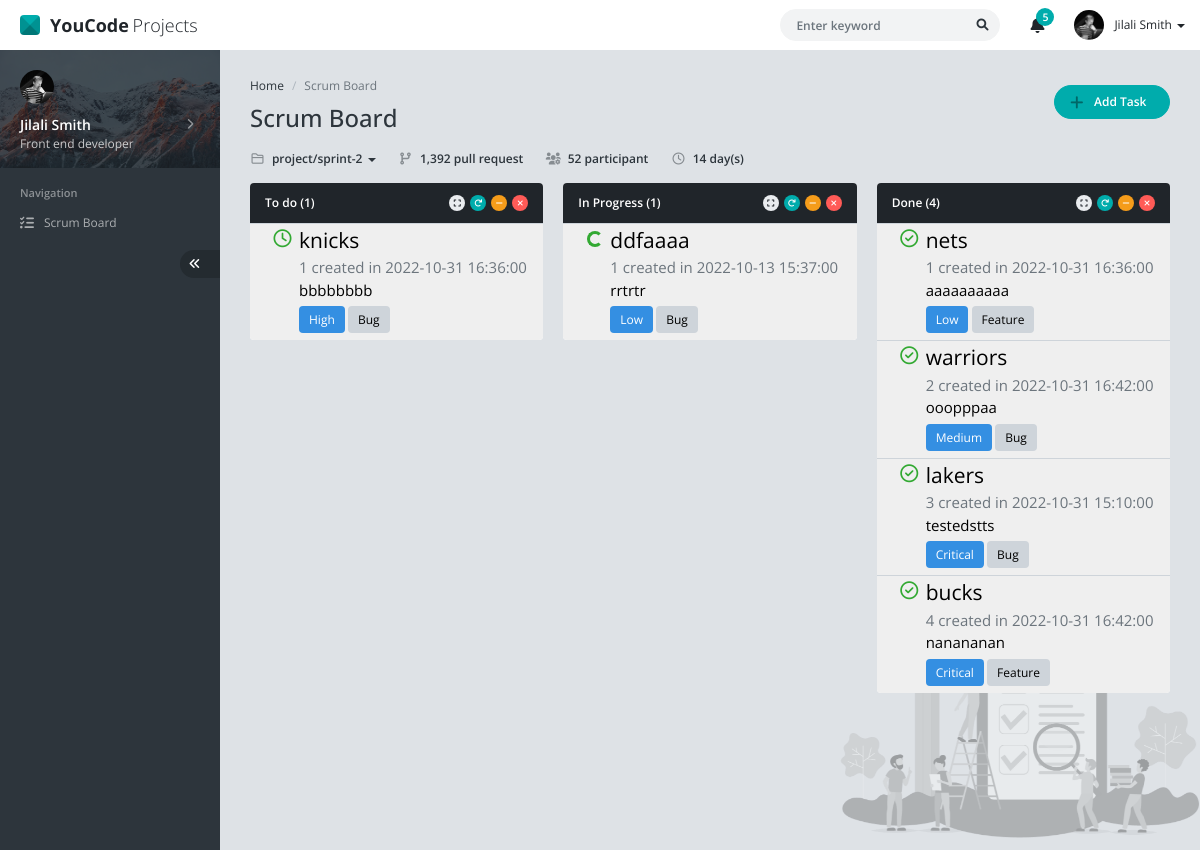
The page / on the database its author committed.
### tables this page shows
CREATE TABLE `tasks` (
  `id` int(11) NOT NULL,
  `title` varchar(255) NOT NULL,
  `type_id` int(11) NOT NULL,
  `priority_id` int(11) NOT NULL,
  `status_id` int(11) NOT NULL,
  `task_datetime` datetime NOT NULL,
  `description` text NOT NULL
);

CREATE TABLE `statuses` (
  `id` int(11) NOT NULL,
  `name` varchar(255) NOT NULL
);

CREATE TABLE `priorities` (
  `id` int(11) NOT NULL,
  `name` varchar(255) NOT NULL
);

CREATE TABLE `types` (
  `id` int(11) NOT NULL,
  `name` varchar(255) NOT NULL
);

### scripts.php (the view, shortened to what this page needs)
<?php
function getTasks($status)
{
    $index = 1;
    require('database.php');
    $requete = "SELECT t.id,t.title,t.task_datetime  ,t.description,ty.id as tyid,ty.name as types,p.id as idP, p.name as priorities,stt.id as sttid,stt.name as statuses
    FROM tasks as t,types as ty ,statuses as stt , priorities as p
    WHERE t.type_id=ty.id AND t.priority_id=p.id AND t.status_id=stt.id;";
    $query = mysqli_query($connc, $requete);
    while ($row = mysqli_fetch_assoc($query)) {
        if ($row['statuses'] == $status) {
            if ($row["statuses"]== "To Do") {
                $icon = "fa-regular fa-clock ms-10px";
            };
            if ($row["statuses"] == "In Progress") {
                $icon = "spinner-border spinner-border-sm ms-10px";
            };
            if ($row["statuses"] == "Done") {
                $icon = "fa-regular fa-circle-check ms-10px";
            };
                $id = $row['id'];
                echo '<button class="d-flex w-100 border-0 border-top"  href="#modal-task" data-bs-toggle="modal" onclick="edit(' . $id . ')" data-status =' . $row["sttid"] . ' id=' . $row['id'] . '>
                    <div class="text-green fs-4 px-2">
                        <i class="' . $icon . '"></i>
                    </div>
                    <div class="text-start ">
                        <div class="fs-3 " id="title' . $id . '" data="' . $row['title'] . '">' . $row['title'] . '</div>
                        <div class="">
                            <div class="fs-5 text-gray" id="date' . $id . '" date="' . $row['task_datetime'] . '">' . $index++ . ' created in ' . $row['task_datetime'] . '</div>
                            <div class="fs-5" id="description' . $id . '" desc="' . $row['description'] . '">' . $row['description'] . '</div>
                        </div>
                        <div class="my-10px">
                            <span class="bg-blue-500 p-5px px-10px text-white rounded-2" id="priority' . $id . '" priority="' . $row['idP'] . '">' . $row['priorities'] . '</span>
                            <span class="bg-gray-400 p-5px px-10px text-black rounded-2" id="type' . $id . '" type="' . $row['tyid'] . '">' .$row['types']. '</span>
                        </div>
                    </div>
                </button>';
            }
    }
}
function counthg($nb)
{
    include('database.php');
    $requete = "SELECT  COUNT(*) As nbrow from tasks where status_id=$nb";
    $query=mysqli_query($connc, $requete);
    $row=mysqli_fetch_assoc($query);
    echo $row['nbrow'];
}

### index.php (shortened to what this page needs)
<?php
include('scripts.php');
?>
<!DOCTYPE html>
<html lang="en">
<head>
	<link href="assets/css/vendor.min.css" rel="stylesheet" />
	<link href="assets/css/default/app.min.css" rel="stylesheet" />
</head>
<body>
	<div id="app" class="app app-header-fixed app-sidebar-fixed">
		<div id="header" class="app-header">
			<div class="navbar-header">
				<a href="index.html" class="navbar-brand"><span class="navbar-logo"></span> <b class="me-1">YouCode</b> Projects</a>
			</div>
			<div class="navbar-nav">
				<div class="navbar-item navbar-form">
					<form action="" method="POST" name="search">
						<div class="form-group">
							<input type="text" class="form-control" placeholder="Enter keyword" />
							<button type="submit" class="btn btn-search"><i class="fa fa-search"></i></button>
						</div>
					</form>
				</div>
				<div class="navbar-item dropdown">
					<a href="#" data-bs-toggle="dropdown" class="navbar-link dropdown-toggle icon">
						<i class="fa fa-bell"></i>
						<span class="badge">5</span>
					</a>
				</div>
				<div class="navbar-item navbar-user dropdown">
					<a href="#" class="navbar-link dropdown-toggle d-flex align-items-center" data-bs-toggle="dropdown">
						<img src="assets/img/user/user-13.jpg" alt="" />
						<span>
							<span class="d-none d-md-inline">Jilali Smith</span>
							<b class="caret"></b>
						</span>
					</a>
				</div>
			</div>
		</div>
		<div id="sidebar" class="app-sidebar">
			<div class="app-sidebar-content" data-scrollbar="true" data-height="100%">
				<div class="menu">
					<div class="menu-profile">
						<a href="javascript:;" class="menu-profile-link" data-toggle="app-sidebar-profile" data-target="#appSidebarProfileMenu">
							<div class="menu-profile-cover with-shadow"></div>
							<div class="menu-profile-image">
								<img src="assets/img/user/user-13.jpg" alt="" />
							</div>
							<div class="menu-profile-info">
								<div class="d-flex align-items-center">
									<div class="flex-grow-1">
										Jilali Smith
									</div>
									<div class="menu-caret ms-auto"></div>
								</div>
								<small>Front end developer</small>
							</div>
						</a>
					</div>
					<div class="menu-header">Navigation</div>
					<div class="menu-item">
						<a href="index.html" class="menu-link">
							<div class="menu-icon">
								<i class="fa fa-list-check"></i>
							</div>
							<div class="menu-text">Scrum Board</div>
						</a>
					</div>
					<div class="menu-item d-flex">
						<a href="javascript:;" class="app-sidebar-minify-btn ms-auto" data-toggle="app-sidebar-minify"><i class="fa fa-angle-double-left"></i></a>
					</div>
				</div>
			</div>
		</div>
		<div id="content" class="app-content" style="min-height: 100vh; background: url(assets/img/cover/cover-scrum-board.png) no-repeat fixed; background-size: 360px; background-position: right bottom;">
			<div class="d-flex align-items-center mb-3">
				<div>
					<ol class="breadcrumb">
						<li class="breadcrumb-item"><a href="javascript:;">Home</a></li>
						<li class="breadcrumb-item active">Scrum Board </li>
					</ol>
					<h1 class="page-header mb-0">
						Scrum Board
					</h1>
				</div>
				<div class="ms-auto" onclick="addbtn()">
					<a href="#modal-task" data-bs-toggle="modal" class="btn btn-success btn-rounded px-4 rounded-pill"><i class="fa fa-plus fa-lg me-2 ms-n2 text-success-900"></i> Add Task</a>
				</div>
			</div>
			<div class="mb-3 d-md-flex fw-bold">
				<div class="dropdown-toggle">
					<a href="#" data-bs-toggle="dropdown" class="text-decoration-none text-dark"><i class="far fa-folder fa-fw text-dark text-opacity-50 me-1"></i> project/sprint-2 <b class="caret"></b></a>
				</div>
				<div class="ms-md-4 mt-md-0 mt-2"><i class="fa fa-code-branch fa-fw me-1 text-dark text-opacity-50"></i> 1,392 pull request</div>
				<div class="ms-md-4 mt-md-0 mt-2"><i class="fa fa-users-cog fa-fw me-1 text-dark text-opacity-50"></i> 52 participant</div>
				<div class="ms-md-4 mt-md-0 mt-2"><i class="far fa-clock fa-fw me-1 text-dark text-opacity-50"></i> 14 day(s)</div>
			</div>
			<div class="row">
				<div class="col-xl-4 col-lg-6">
					<div class="panel panel-inverse">
						<div class="panel-heading">
							<h4 class="panel-title">To do (<span id="to-do-tasks-count"><?php counthg(1) ?></span>)</h4>
							<div class="panel-heading-btn">
								<a href="javascript:;" class="btn btn-xs btn-icon btn-default" data-toggle="panel-expand"><i class="fa fa-expand"></i></a>
								<a href="javascript:;" class="btn btn-xs btn-icon btn-success" data-toggle="panel-reload"><i class="fa fa-redo"></i></a>
								<a href="javascript:;" class="btn btn-xs btn-icon btn-warning" data-toggle="panel-collapse"><i class="fa fa-minus"></i></a>
								<a href="javascript:;" class="btn btn-xs btn-icon btn-danger" data-toggle="panel-remove"><i class="fa fa-times"></i></a>
							</div>
						</div>
						<div class="list-group list-group-flush rounded-bottom overflow-hidden panel-body p-0" id="to-do-tasks">
							<?php
							getTasks("To Do");
							?>
						</div>
					</div>
				</div>
				<div class="col-xl-4 col-lg-6">
					<div class="panel panel-inverse">
						<div class="panel-heading">
							<h4 class="panel-title">In Progress (<span id="in-progress-tasks-count"><?php counthg(2) ?></span>)</h4>
							<div class="panel-heading-btn">
								<a href="javascript:;" class="btn btn-xs btn-icon btn-default" data-toggle="panel-expand"><i class="fa fa-expand"></i></a>
								<a href="javascript:;" class="btn btn-xs btn-icon btn-success" data-toggle="panel-reload"><i class="fa fa-redo"></i></a>
								<a href="javascript:;" class="btn btn-xs btn-icon btn-warning" data-toggle="panel-collapse"><i class="fa fa-minus"></i></a>
								<a href="javascript:;" class="btn btn-xs btn-icon btn-danger" data-toggle="panel-remove"><i class="fa fa-times"></i></a>
							</div>
						</div>
						<div class="list-group list-group-flush rounded-bottom overflow-hidden panel-body p-0" id="in-progress-tasks">
							<?php
							getTasks("In Progress");
							?>
						</div>
					</div>
				</div>
				<div class="col-xl-4 col-lg-6">
					<div class="panel panel-inverse">
						<div class="panel-heading">
							<h4 class="panel-title">Done (<span id="done-tasks-count"><?php counthg(3) ?></span>)</h4>
							<div class="panel-heading-btn">
								<a href="javascript:;" class="btn btn-xs btn-icon btn-default" data-toggle="panel-expand"><i class="fa fa-expand"></i></a>
								<a href="javascript:;" class="btn btn-xs btn-icon btn-success" data-toggle="panel-reload"><i class="fa fa-redo"></i></a>
								<a href="javascript:;" class="btn btn-xs btn-icon btn-warning" data-toggle="panel-collapse"><i class="fa fa-minus"></i></a>
								<a href="javascript:;" class="btn btn-xs btn-icon btn-danger" data-toggle="panel-remove"><i class="fa fa-times"></i></a>
							</div>
						</div>
						<div class="list-group list-group-flush rounded-bottom overflow-hidden panel-body p-0" id="done-tasks">
							<?php
							getTasks("Done");
							?>
						</div>
					</div>
				</div>
			</div>
		</div>
	</div>
</body>
</html>

### rows shown on the page
tasks: title "knicks", task_datetime "2022-10-31 16:36:00", description "bbbbbbbb", priority.name "High", type.name "Bug"
tasks: title "ddfaaaa", task_datetime "2022-10-13 15:37:00", description "rrtrtr", priority.name "Low", type.name "Bug"
tasks: title "nets", task_datetime "2022-10-31 16:36:00", description "aaaaaaaaaa", priority.name "Low", type.name "Feature"
tasks: title "warriors", task_datetime "2022-10-31 16:42:00", description "ooopppaa", priority.name "Medium", type.name "Bug"
tasks: title "lakers", task_datetime "2022-10-31 15:10:00", description "testedstts", priority.name "Critical", type.name "Bug"
tasks: title "bucks", task_datetime "2022-10-31 16:42:00", description "nanananan", priority.name "Critical", type.name "Feature"

### other values the page prints
$row['nbrow'] "1 1 4"
